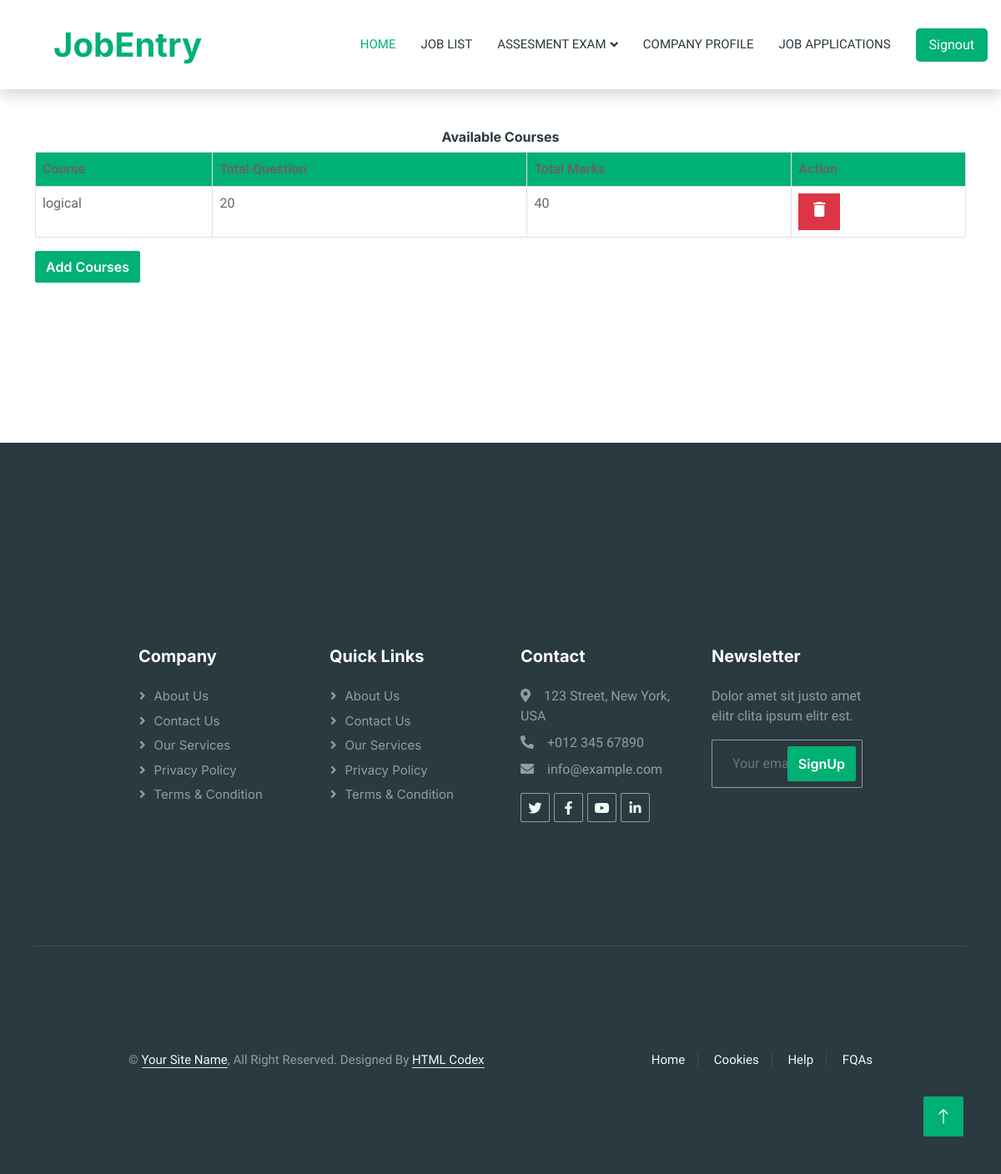
Page /view-exam on the committed database.
### exam_app/models.py (models this page shows, shortened)
class Course(models.Model):
   course_name = models.CharField(max_length=50)
   question_number = models.PositiveIntegerField()
   total_marks = models.PositiveIntegerField()

### exam_app/views.py (the view)
# urls.py: path('view-exam', views.view_exam,name='view-exam'),
def view_exam(request):
    courses = QMODEL.Course.objects.all()
    return render(request,'company/view_exam.html',{'courses':courses})

### templates/company/view_exam.html (shortened to what this page needs)
{%extends "company/company_joblist.html" %}
{% block content %}
{%load static%}
<head>
</head>
<br><br>
<div class="container">
  <div class="panel panel-primary">
    <div class="panel-heading">
      <h6 class="panel-title">Available Courses</h6>
    </div>
    <table class="table table-hover table-bordered" id="dev-table">
      <thead class="bg-primary">
        <tr>
          <th>Course</th>
          <th>Total Question</th>
          <th>Total Marks</th>
          <th>Action</th>
        </tr>
      </thead>
      {% for t in courses %}
      <tr>
        <td> {{t.course_name}}</td>
        <td>{{t.question_number}}</td>
        <td>{{t.total_marks}}</td>
        <td><a class="btn btn-danger btn-xs" style="border-radius: 0%;" href="{% url 'delete-exam' t.id  %}"><i class="material-icons">delete</i></a></td>
      </tr>
      {% endfor %}
    </table>
    <a href="{%url 'add-exam' %}" class="btn btn-primary">Add Courses</a>
  </div>
</div>
<br><br><br><br><br><br>
{% endblock content %}

### static/css/style.css (style rules this page uses)
:root { --primary: #00B074; --secondary: #2B9BFF; --light: #EFFDF5; --dark: #2B3940; }
.btn { font-family: 'Inter', sans-serif; font-weight: 600; transition: .5s; }
.btn.btn-primary, .btn.btn-secondary { color: #FFFFFF; }

### templates/company/view_exam.html (style rules this page uses)
a:link { text-decoration: none; }
h6 { text-align: center; }

### rows in the picture
Course: course_name "logical", question_number "20", total_marks "40"
